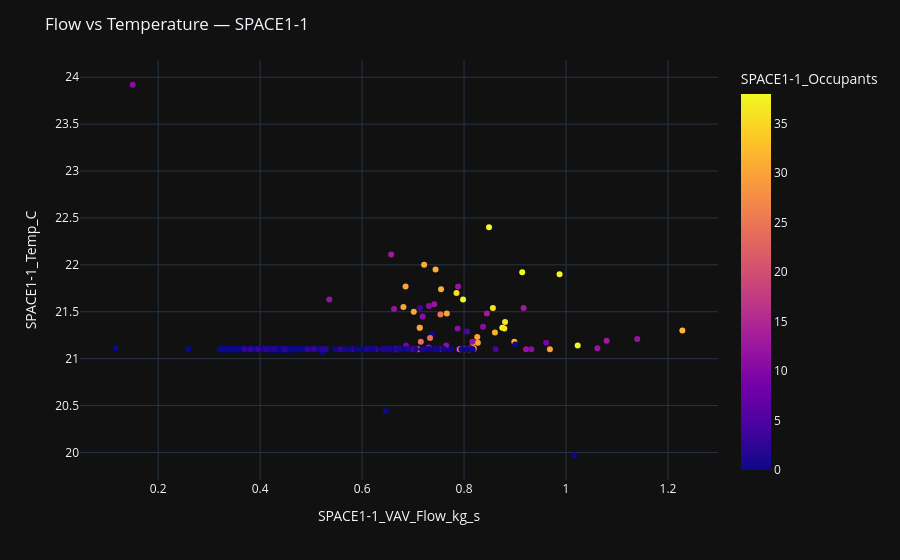

Notebook code for this chart:
### Code cell
# Flow vs Temperature scatter using DataPlotter
DataPlotter.scatter(
    df, x_col=f'{ZONE}_VAV_Flow_kg_s', y_col=f'{ZONE}_Temp_C',
    color_col=f'{ZONE}_Occupants',
    title=f'Flow vs Temperature — {ZONE}'
).show()

### Figure 1 — Plotly figure (JSON) as saved in the notebook; plotly's stock layout.template omitted (floating-point values rounded to 4 significant figures; data arrays with more than 128 entries replaced by an {"elided": "..."} marker saying what was removed)
{"data": [{"hovertemplate": "SPACE1-1_VAV_Flow_kg_s=%{x}<br>SPACE1-1_Temp_C=%{y}<br>SPACE1-1_Occupants=%{marker.color}<extra></extra>", "legendgroup": "", "marker": {"color": {"elided": "288 int values"}, "coloraxis": "coloraxis", "symbol": "circle"}, "mode": "markers", "name": "", "orientation": "v", "showlegend": false, "type": "scatter", "x": {"elided": "288 float values"}, "xaxis": "x", "y": {"elided": "288 float values"}, "yaxis": "y"}], "layout": {"coloraxis": {"colorbar": {"title": {"text": "SPACE1-1_Occupants"}}, "colorscale": [[0, "#0d0887"], [0.1111, "#46039f"], [0.2222, "#7201a8"], [0.3333, "#9c179e"], [0.4444, "#bd3786"], [0.5556, "#d8576b"], [0.6667, "#ed7953"], [0.7778, "#fb9f3a"], [0.8889, "#fdca26"], [1, "#f0f921"]]}, "legend": {"tracegroupgap": 0}, "margin": {"t": 60}, "title": {"text": "Flow vs Temperature — SPACE1-1"}, "xaxis": {"anchor": "y", "domain": [0, 1], "title": {"text": "SPACE1-1_VAV_Flow_kg_s"}}, "yaxis": {"anchor": "x", "domain": [0, 1], "title": {"text": "SPACE1-1_Temp_C"}}}}
